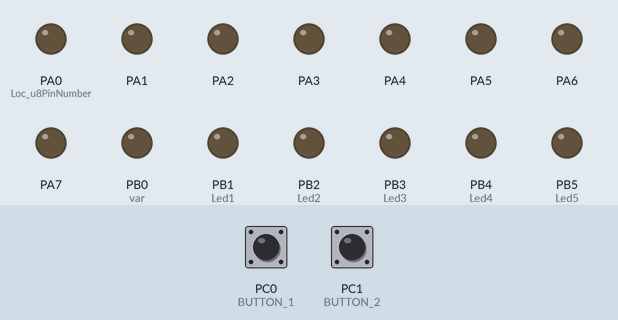
Simulated run of this program. Board: ATmega32, built with avr-gcc and emulated at 8 MHz. Parts: output pins drawn as LEDs (lit = HIGH). The test bench sets the inputs (shaded band); at power-on: PC0 (BUTTON_1) HIGH, PC1 (BUTTON_2) HIGH.

Above: at 1.2 s.
1.3 s: PC0 (BUTTON_1) pulled LOW for 3.2 s
At 5.6 s:
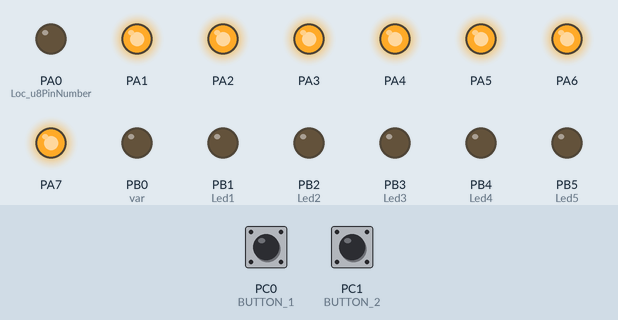
6.0 s: PC1 (BUTTON_2) pulled LOW for 3.2 s
At 8.9 s:
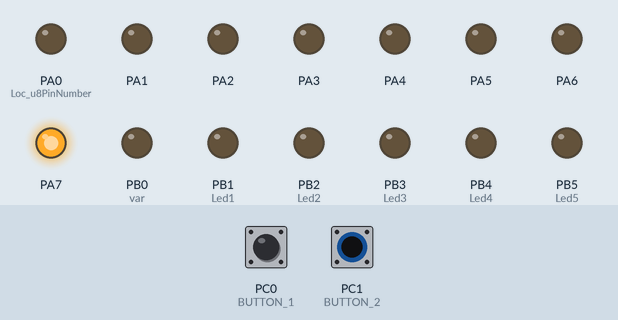
10.7 s: PC0 (BUTTON_1) pulled LOW for 0.15 s
At 11.8 s:
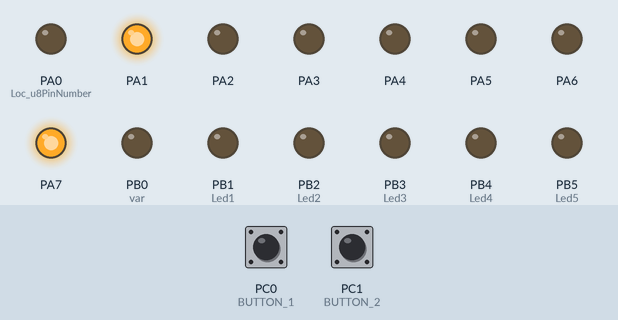
12.3 s: PC0 (BUTTON_1) pulled LOW for 3.2 s
At 16.5 s:
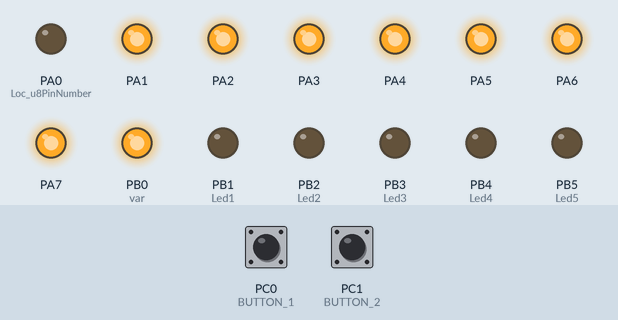
17.0 s: PC1 (BUTTON_2) pulled LOW for 0.15 s
At 17.8 s:
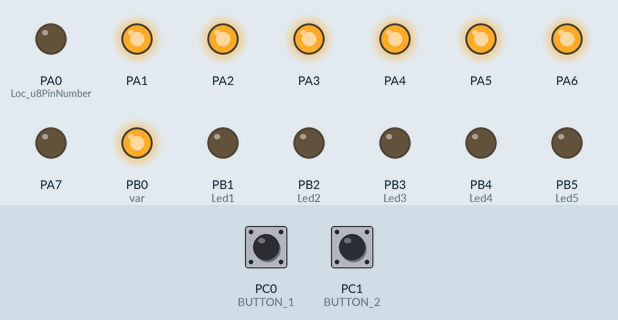
18.6 s: PC1 (BUTTON_2) pulled LOW for 1 s
At 19.4 s:
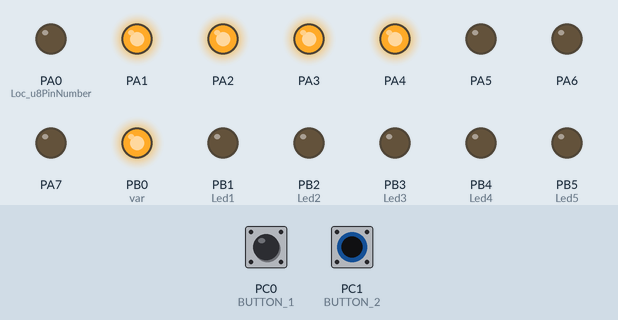
Timing chart, 0 to 21.6 s (numbered marks = the images above; inputs shaded):
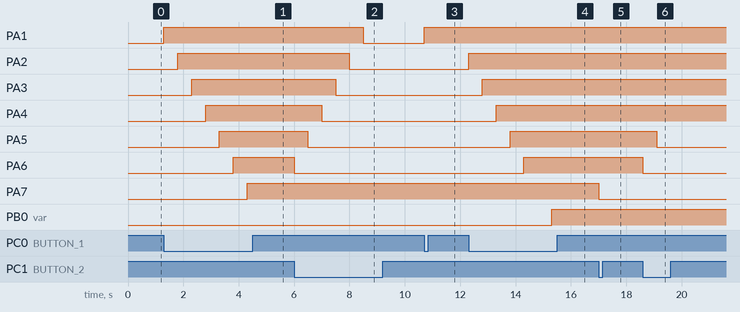

The program:

main.c
```c
#include "Std_types.h"
#include "Bit_math.h"

#include "Delay_Interface.h"
#include "DIO.h"
#include "LED.h"
#include "PUSHBUTTON.h"

#define  initalVal {1,0}
#define  PRESSED 0
#define  LED_MAX 8

int main(void)
{
DIO_enuInit();
u8 PushButtonINC;
u8 PushButtonDEC;


	LED_tstrLEDCfg_t var={ACTIVE_HIGH,DIO_enuPin0};
	LED_tstrLEDCfg_t counter={ACTIVE_HIGH,DIO_enuPin0};
	LED_tstrLEDCfg_t Led0 = {ACTIVE_HIGH,DIO_enuPin0};
	LED_tstrLEDCfg_t Led1 = {ACTIVE_HIGH,DIO_enuPin1};
	LED_tstrLEDCfg_t Led2 = {ACTIVE_HIGH,DIO_enuPin2};
	LED_tstrLEDCfg_t Led3 = {ACTIVE_HIGH,DIO_enuPin3};
	LED_tstrLEDCfg_t Led4 = {ACTIVE_HIGH,DIO_enuPin4};
	LED_tstrLEDCfg_t Led5 = {ACTIVE_HIGH,DIO_enuPin5};
	LED_tstrLEDCfg_t Led6 = {ACTIVE_HIGH,DIO_enuPin6};
	LED_tstrLEDCfg_t Led7 = {ACTIVE_HIGH,DIO_enuPin7};
	DIO_tenuPins BUTTON_1= DIO_enuPin16;
	DIO_tenuPins BUTTON_2= DIO_enuPin17;


    while (1)
    {
     PUSHBUTTON_enuIS_PRESSED(BUTTON_1,&PushButtonINC);
     PUSHBUTTON_enuIS_PRESSED(BUTTON_2,&PushButtonDEC);

		if(PushButtonINC==PRESSED && var.LED_PIN_NUM<= 8)
		{
			counter.LED_PIN_NUM++;
			(var.LED_PIN_NUM)++;
			LED_enuLED_ON(var);
			Delay_ms(500);
		}
		if(PushButtonDEC==PRESSED && var.LED_PIN_NUM>= 0)
		{
			counter.LED_PIN_NUM--;
			--(var.LED_PIN_NUM);
			LED_enuLED_OFF(var);
			Delay_ms(500);
		}
}
}


//#include "Std_types.h"
//#include "Bit_math.h"
//
//#include "Delay_Interface.h"
//
//#include "DIO.h"
//#include "LED.h"
//#include "PUSHBUTTON.h"
//
//int main(void)
//{
//	DIO_enuInit();
//u8 PushButtonINC;
//u8 PushButtonDEC;
//
//
//
//
//	LED_tstrLEDCfg_t Led0 = {ACTIVE_HIGH,DIO_enuPin0};
//	LED_tstrLEDCfg_t Led1 = {ACTIVE_HIGH,DIO_enuPin1};
//	LED_tstrLEDCfg_t Led2 = {ACTIVE_HIGH,DIO_enuPin2};
//	LED_tstrLEDCfg_t Led3 = {ACTIVE_HIGH,DIO_enuPin3};
//	LED_tstrLEDCfg_t Led4 = {ACTIVE_HIGH,DIO_enuPin4};
//	LED_tstrLEDCfg_t Led5 = {ACTIVE_HIGH,DIO_enuPin5};
//	LED_tstrLEDCfg_t Led6 = {ACTIVE_HIGH,DIO_enuPin6};
//	LED_tstrLEDCfg_t Led7 = {ACTIVE_HIGH,DIO_enuPin7};
//	DIO_tenuPins BUTTON_1= DIO_enuPin16;
//	DIO_tenuPins BUTTON_2= DIO_enuPin17;
//
//    /*while (1)*/
//    {
//     PUSHBUTTON_enuIS_PRESSED(BUTTON_1,&PushButtonINC);
//     PUSHBUTTON_enuIS_PRESSED(BUTTON_2,&PushButtonDEC);
//
//		if(PushButtonINC==0)
//		{
//			LED_enuLED_ON(Led0);
//			Delay_ms(20);
//		}else if(PushButtonINC==1){
//			LED_enuLED_OFF(Led0);
//			Delay_ms(20);
//
//		}
//}
//}
```

Delay.c
```c
/*
 * First_Project.c
 *
 * Created: 1/10/2023 7:30:20 PM
 * Author : hp
 */
 #include "Std_types.h"

#include "Bit_math.h"

#include "Delay_Interface.h"

#define FCPU 8000000UL

void Delay_ms(u32 Delay)
{
	Delay = (u32)((f32)Delay*((f32)FCPU/1000000.0)*29.41);
	while(Delay)
	{
		asm("NOP");
		Delay--;
	}

}
```

Delay_Interface.h
```c
/*
 * Delay_Interface.h
 *
 *  Created on: Oct 10, 2022
 *      Author: hp
 */

#ifndef DELAY_INTERFACE_H_
#define DELAY_INTERFACE_H_
 #include "Std_types.h"
void Delay_ms(u32 Delay);

#endif /* INCLUDE_LIB_DELAY_INTERFACE_H_ */
```

LED.c
```c
#include "LED.h"
#include "LED_Cfg.h"
//#include "LED_Prv.h"

LED_tenuErrorStatus LED_enuLED_ON(LED_tstrLEDCfg_t Cpy_u8LED_NUMBER){
	if(Cpy_u8LED_NUMBER.LED_PIN_NUM<0 || Cpy_u8LED_NUMBER.LED_PIN_NUM>32){
		return LED_enuNotOK;
	}
	if(Cpy_u8LED_NUMBER.LED_Polarity == ACTIVE_HIGH){
		DIO_enuSetPin(Cpy_u8LED_NUMBER.LED_PIN_NUM);
	}else{

		DIO_enuClearPin(Cpy_u8LED_NUMBER.LED_PIN_NUM);
	}

	return LED_enuOK;
}

LED_tenuErrorStatus LED_enuLED_OFF(LED_tstrLEDCfg_t Cpy_u8LED_NUMBER){
	if(Cpy_u8LED_NUMBER.LED_PIN_NUM<0 || Cpy_u8LED_NUMBER.LED_PIN_NUM>32){
		return LED_enuNotOK;
	}
	if(Cpy_u8LED_NUMBER.LED_Polarity == ACTIVE_HIGH){
		DIO_enuClearPin(Cpy_u8LED_NUMBER.LED_PIN_NUM);
	}else{

		DIO_enuSetPin(Cpy_u8LED_NUMBER.LED_PIN_NUM);
	}

		return LED_enuOK;
}
```

LED.h
```c
/****************************************************************************/
/****************************************************************************/
/**************************		Author: SAHER GHANEM 	*********************/
/**************************		   ITI-INTAKE43         *********************/
/**************************		   Layer:  HAL    		*********************/
/**************************		   SWC:	   LED     		*********************/
/**************************		   Version:1.00 	    *********************/
/**************************       LED Interface File    *********************/
/**************************		  DATE: 01/17/2023      *********************/
/****************************************************************************/
/****************************************************************************/


/*DIO Interface File */

#ifndef LED_H
#define LED_H
#include "DIO.h"
#include "LED_Cfg.h"

typedef enum
{
	LED_enuOK = 0,
	LED_enuNotOK,
	LED_enuNullPtr

}LED_tenuErrorStatus;   //return type of LED Functions to report errors


LED_tenuErrorStatus LED_enuLED_ON(LED_tstrLEDCfg_t Cpy_u8LED_NUMBER);


LED_tenuErrorStatus LED_enuLED_OFF(LED_tstrLEDCfg_t Cpy_u8LED_NUMBER);


#endif
```

PUSHBUTTON.c
```c
/****************************************************************************/
/****************************************************************************/
/**************************		Author: SAHER GHANEM 	*********************/
/**************************		   ITI-INTAKE43         *********************/
/**************************		   Layer:  HAL    		*********************/
/**************************		   SWC:	PUSHBUTTON     	*********************/
/**************************		   Version:1.00 	    *********************/
/**************************   PUSHBUTTON Implementation *********************/
/**************************		  DATE: 01/17/2023      *********************/
/****************************************************************************/
/****************************************************************************/


/*PUSHBUTTON Implementation */
#include "Std_types.h"
#include "Bit_math.h"
#include "PUSHBUTTON.h"
#include "DIO.h"

PUSHBUTTON_tenuErrorStatus PUSHBUTTON_enuIS_PRESSED(DIO_tenuPins Cpy_u8PinNumber,u8* PUSHBUTTON_STATE){
	if(Cpy_u8PinNumber<0 || Cpy_u8PinNumber>31){
			return PUSHBUTTON_enuNotOK;
	}

	//DIO_tenuErrorStatus Loc_return_d =
			DIO_enuGetPin(Cpy_u8PinNumber,PUSHBUTTON_STATE);
	return PUSHBUTTON_enuOK;
}
```

PUSHBUTTON.h
```c
/****************************************************************************/
/****************************************************************************/
/**************************		Author: SAHER GHANEM 	*********************/
/**************************		   ITI-INTAKE43         *********************/
/**************************		   Layer:  HAL    		*********************/
/**************************		   SWC:	PUSHBUTTON     	*********************/
/**************************		   Version:1.00 	    *********************/
/**************************  PUSHBUTTON Interface File  *********************/
/**************************		  DATE: 01/17/2023      *********************/
/****************************************************************************/
/****************************************************************************/


/*PUSHBUTTON Interface File */

#ifndef PUSHBUTTON_H
#define PUSHBUTTON_H
#include "Std_types.h"
#include "DIO.h"


typedef enum
{
	PUSHBUTTON_enuOK = 0,
	PUSHBUTTON_enuNotOK,
	PUSHBUTTON_enuNullPtr
}PUSHBUTTON_tenuErrorStatus;   //return type of PUSHBUTTON Functions to report errors


PUSHBUTTON_tenuErrorStatus PUSHBUTTON_enuIS_PRESSED(DIO_tenuPins Cpy_u8PinNumber,u8* PUSHBUTTON_STATE);

#endif /*PUSHBUTTON_H*/
```

LED_Cfg.h
```c
/****************************************************************************/
/****************************************************************************/
/**************************		Author: SAHER GHANEM 	*********************/
/**************************		   ITI-INTAKE43         *********************/
/**************************		   Layer:  HAL    		*********************/
/**************************		   SWC:	   LED     		*********************/
/**************************		   Version:1.00 	    *********************/
/**************************   DIO Configuration File    *********************/
/**************************		DATE: 01/17/2023       	*********************/
/****************************************************************************/
/****************************************************************************/


/*LED Configuration File */


#ifndef LED_Config_H
#define LED_Config_H

#include "Std_types.h"


#define ACTIVE_LOW    0
#define ACTIVE_HIGH   1


typedef struct
{
	u8 LED_Polarity;
	u8 LED_PIN_NUM;
}LED_tstrLEDCfg_t;


#endif //LED_Config_H
```

Bit_math.h
```c
/****************************************************************************/
/****************************************************************************/
/**************************		Author: SAHER GHANEM 	*********************/
/**************************		   ITI-INTAKE43         *********************/
/**************************		Layer:  Libraries		*********************/
/**************************		SWC:	BIT_MATH		*********************/
/**************************		   Version:1.00 	    *********************/
/**************************		DATE: 12/06/2022       	*********************/
/****************************************************************************/
/****************************************************************************/

#ifndef BIT_MATH_H_
#define BIT_MATH_H_


/**************************		SET - CLEAR - TOGGLE - GET --> Bit_NO      *********************/
#define SET_BIT(REG,Bit_NO)             ((REG) |= (1<<(Bit_NO))) 									// Set The Bit number Bit_NO
#define CLR_BIT(REG,Bit_NO)             ((REG) &= (~(1<<(Bit_NO))))									// Clear The Bit number Bit_NO
#define TGL_BIT(REG,Bit_NO)				((REG) ^= (1<<(BIT_NO)))									// TOGGLE The Bit number Bit_NO
//#define GET_BIT(REG,Bit_NO) 	    	(((REG)>> (Bit_NO)) &1)		   					            // Get The Bit number Bit_NO
//#define GET_BIT(REG,Bit_NO)              ((REG & (1<<Bit_NO))>>Bit_NO)
#define GET_BIT(REG,Bit_NO)          	((REG>>Bit_NO)&0X01)
/**************************		SET - CLEAR - TOGGLE - GET --> HIG_NIB     *********************/
#define SET_HIG_NIB(REG)			    ((REG) |(0xFF << (sizeof(REG)*8 - 4)))                      // Set The High Nibble in a Register.
#define CLR_HIG_NIB(REG)			    ((REG) | ~((0xFF >> sizeof(REG)*8 - 4))) 	                // Clear The High Nibble in a Register.
#define GET_HIG_NIB(REG)			    ((REG) >> sizeof(REG) * 8 - 4) 			                    // Get The High Nibble in a Register.
#define TGL_HIG_NIB(REG)			    ((REG) ^ (0xFF << sizeof(REG)*8 - 4))   			        // Toggle the High Nibble in a Register.


/**************************		SET - CLEAR - TOGGLE - GET --> LOW_NIB     *********************/
#define SET_LOW_NIB(REG)			    ((REG) | (0xF))                                             // Set The Low Nibble in a Register.
#define CLR_LOW_NIB(REG)			    ((REG) | 0)		                                            // Clear The Low Nibble in a Register.
#define GET_LOW_NIB(REG)	    	    ((REG) & (0xF))	                                            // Get The Low Nibble in a Register.
#define TGL_LOW_NIB(REG)			    ((REG) ^ (0xF))		                                        // Toggle the Low Nibble in a Register.


/**************************		   ASSIGN --> REG - HIG_NIB - LOW_NIB      *********************/
#define ASSIGN_REG(REG,VALUE)           ((REG) = VALUE)												// Assign REG with VALUE
#define ASSIGN_HIG_NIB(REG,VALUE)		(CLR_H_NIB(REG) | VALUE << sizeof(REG) * 8 - 4)             // Assign HIGH nibble in REG with VALUE
#define ASSIGN_LOW_NIB(REG,VALUE)		(CLR_L_NIB(REG) | VALUE)                                    // Assign LOW nibble in REG with VALUE


/**************************		      SHIFT_RIGHT - SHIFT_Left             *********************/
#define SHIFT_RIGHT(REG,VALUE)         	((REG)>> (Bit_NO))                                          // Right Shift by NO
#define SHIFT_Left(REG,VALUE)			((REG)<< (Bit_NO))                                          // Left Shift by NO


/**************************   Circular Right Shift & Circular Left Shift   *********************/
#define CLR_RIGHT_SHIFT(REG,VALUE)		(((REG) >> Bit_NO) | ((REG) << sizeof(REG) * 8 - Bit_NO))   // Circular Right Shift
#define CLR_LEFT_SHIFT(REG,VALUE)       (((REG) << Bit_NO) | ((REG) >> sizeof(REG) * 8 - Bit_NO))   // Circular Left Shift


#endif
```

DIO.c
```c
#include "Std_types.h"
#include "Bit_math.h"

#include "DIO.h"
#include "DIO_Cfg.h"
#include "DIO_Prv.h"

//#include <avr/io.h>

#define DIO_PORTA 0
#define DIO_PORTB 1
#define DIO_PORTC 2
#define DIO_PORTD 3

#define DIO_PINA 0
#define DIO_PINB 1
#define DIO_PINC 2
#define DIO_PIND 3

DIO_tenuErrorStatus DIO_enuInit(void)
{

	u8 i;
	u8 Loc_u8PortNumber = 0;
	u8 Loc_u8PinNumber = 0;

	for(i = 0; i<DIO_enuNumberOfPins;i++)
	{
		Loc_u8PortNumber = i/8;
		Loc_u8PinNumber = i%8;
		switch (Loc_u8PortNumber)
		{
			case(DIO_PORTA):
				if (DIO_strPinCFG[i].DIO_PinDirection == DIO_DIR_OUTPUT)
				{
					SET_BIT(DDRA,Loc_u8PinNumber);
				}
				else
				{
					CLR_BIT(DDRA,Loc_u8PinNumber);
					if(DIO_strPinCFG[i].DIO_InputStatus == DIO_INPUT_PULL_UP)
					{
						SET_BIT(PORTA,Loc_u8PinNumber);
					}
					else
					{
						CLR_BIT(PORTA,Loc_u8PinNumber);

					}
				}
				break;
			case(DIO_PORTB):
				if (DIO_strPinCFG[i].DIO_PinDirection == DIO_DIR_OUTPUT)
				{
					SET_BIT(DDRB,Loc_u8PinNumber);
				}
				else
				{
					CLR_BIT(DDRB,Loc_u8PinNumber);
					if(DIO_strPinCFG[i].DIO_InputStatus == DIO_INPUT_PULL_UP)
					{
						SET_BIT(PORTB,Loc_u8PinNumber);
					}
					else
					{
						CLR_BIT(PORTB,Loc_u8PinNumber);

					}
				}
				break;
			case(DIO_PORTC):
				if (DIO_strPinCFG[i].DIO_PinDirection == DIO_DIR_OUTPUT)
				{
					SET_BIT(DDRC,Loc_u8PinNumber);
				}
				else
				{
					CLR_BIT(DDRC,Loc_u8PinNumber);
					if(DIO_strPinCFG[i].DIO_InputStatus == DIO_INPUT_PULL_UP)
					{
						SET_BIT(PORTC,Loc_u8PinNumber);
					}
					else
					{
						CLR_BIT(PORTC,Loc_u8PinNumber);

					}
				}
				break;
			case(DIO_PORTD):
				if (DIO_strPinCFG[i].DIO_PinDirection == DIO_DIR_OUTPUT)
				{
					SET_BIT(DDRD,Loc_u8PinNumber);
				}
				else
				{
					CLR_BIT(DDRD,Loc_u8PinNumber);
					if(DIO_strPinCFG[i].DIO_InputStatus == DIO_INPUT_PULL_UP)
					{
						SET_BIT(PORTD,Loc_u8PinNumber);
					}
					else
					{
						CLR_BIT(PORTD,Loc_u8PinNumber);

					}
				}
				break;
		}

	}


	return DIO_enuOK;

}

DIO_tenuErrorStatus DIO_enuSetPin(DIO_tenuPins Cpy_u8PinNumber){

		if(Cpy_u8PinNumber<0 || Cpy_u8PinNumber>31){
				return DIO_enuNotOK;
		}
			u8 Loc_u8PortNumber = Cpy_u8PinNumber/8;
			u8 Loc_u8PinNumber = Cpy_u8PinNumber%8;
			switch (Loc_u8PortNumber)
			{
				case(DIO_PORTA):
					SET_BIT(PORTA,Loc_u8PinNumber);
					break;
				case(DIO_PORTB):
					SET_BIT(PORTB,Loc_u8PinNumber);
					break;
				case(DIO_PORTC):
						SET_BIT(PORTC,Loc_u8PinNumber);
					break;
				case(DIO_PORTD):
						SET_BIT(PORTD,Loc_u8PinNumber);
					break;

}
			return DIO_enuOK;
}

DIO_tenuErrorStatus DIO_enuClearPin(DIO_tenuPins Cpy_u8PinNumber){
	if(Cpy_u8PinNumber<0 || Cpy_u8PinNumber>31){
			return DIO_enuNotOK;
	}
		u8 Loc_u8PortNumber = Cpy_u8PinNumber/8;
		u8 Loc_u8PinNumber = Cpy_u8PinNumber%8;
		switch (Loc_u8PortNumber)
		{
			case(DIO_PORTA):
				CLR_BIT(PORTA,Loc_u8PinNumber);
				break;
			case(DIO_PORTB):
				CLR_BIT(PORTB,Loc_u8PinNumber);
				break;
			case(DIO_PORTC):
				CLR_BIT(PORTC,Loc_u8PinNumber);
				break;
			case(DIO_PORTD):
		        CLR_BIT(PORTD,Loc_u8PinNumber);
				break;

}
		return DIO_enuOK;
}


DIO_tenuErrorStatus DIO_enuGetPin(DIO_tenuPins Cpy_u8PinNumber,u8* Add_pu8PinValue){
	if(Cpy_u8PinNumber<0 || Cpy_u8PinNumber>31){
			return DIO_enuNotOK;
	}
	u8 Loc_u8PINNumber = Cpy_u8PinNumber/8;
	u8 Loc_u8PinNumber = Cpy_u8PinNumber%8;
	switch (Loc_u8PINNumber)
	{
		case(DIO_PINA):
		*Add_pu8PinValue= GET_BIT(PINA,Loc_u8PinNumber);
			break;
		case(DIO_PINB):
		*Add_pu8PinValue= GET_BIT(PINB,Loc_u8PinNumber);
			break;
		case(DIO_PINC):
		*Add_pu8PinValue= GET_BIT(PINC,Loc_u8PinNumber);
			break;
		case(DIO_PIND):
		*Add_pu8PinValue= GET_BIT(PIND,Loc_u8PinNumber);
			break;

}
	return DIO_enuOK;

}
```

DIO_Prv.h
```c
/****************************************************************************/
/****************************************************************************/
/**************************		Author: SAHER GHANEM 	*********************/
/**************************		   ITI-INTAKE43         *********************/
/**************************		   Layer:  MCAL    		*********************/
/**************************		   SWC:	   DIO     		*********************/
/**************************		   Version:1.00 	    *********************/
/**************************		 DIO Privet File 	    *********************/
/**************************		DATE: 01/12/2023       	*********************/
/****************************************************************************/
/****************************************************************************/

/*DIO Privet File */

#ifndef DIO_Prv_H
#define DIO_Prv_H


#define PORTA 		*((volatile u8*)0x3b)

#define PINA 		*((volatile u8*)0x39)

#define DDRA   		*((volatile u8*)0x3a)

#define PORTB 		*((volatile u8*)0x38)

#define PINB 		*((volatile u8*)0x36)

#define DDRB  		*((volatile u8*)0x37)

#define PORTC 		*((volatile u8*)0x35)

#define PINC 		*((volatile u8*)0x33)

#define DDRC  		*((volatile u8*)0x34)

#define PORTD 		*((volatile u8*)0x32)

#define PIND 		*((volatile u8*)0x30)

#define DDRD 		*((volatile u8*)0x31)


#endif /*DIO_Prv_H*/
```

Source omitted: DIO.h (3077 bytes), DIO_Cfg.h (2993 bytes), Std_types.h (2561 bytes)

Measured:
- after the input at 1.3 s, PA1: LOW → HIGH at once; PA2: LOW → HIGH after 0.50 s; PA3: LOW → HIGH after 1.0 s; PA4: LOW → HIGH after 1.5 s; PA5: LOW → HIGH after 2.0 s
- after the input at 6.0 s, PA1: HIGH → LOW after 2.5 s; PA2: HIGH → LOW after 2.0 s; PA3: HIGH → LOW after 1.5 s; PA4: HIGH → LOW after 1.0 s; PA5: HIGH → LOW after 0.50 s
- after the input at 10.7 s, PA1: LOW → HIGH at once
- after the input at 12.3 s, PA2: LOW → HIGH at once; PA3: LOW → HIGH after 0.50 s; PA4: LOW → HIGH after 1.0 s; PA5: LOW → HIGH after 1.5 s; PA6: LOW → HIGH after 2.0 s
- after the input at 17.0 s, PA7: HIGH → LOW at once
- after the input at 18.6 s, PA5: HIGH → LOW after 0.50 s; PA6: HIGH → LOW at once
